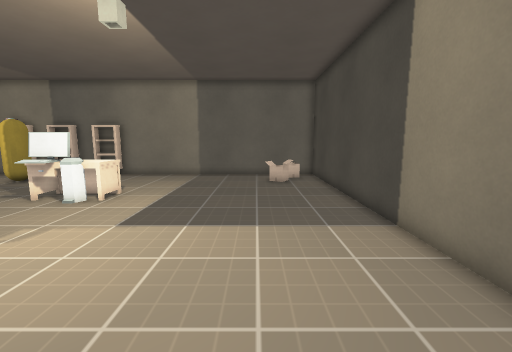
[1] (above)

17 first-person views from a walk through a level from a Godot 3-D game. The camera is 1.2 m above the floor, tilts 8° down and sees 90° across. The floor is counted in squares, 0.5 m on a side. Each view is taken from the middle of a square. On the plan, view 1 faces up. The plan holds only what a view shows up to about 17 squares ahead; the rest is blank. Surface patterns are stand-ins for the level's own textures.

[2]
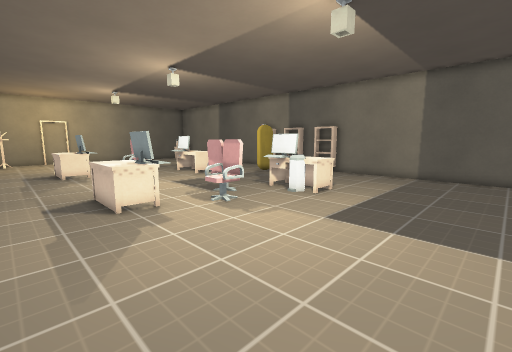

[3]
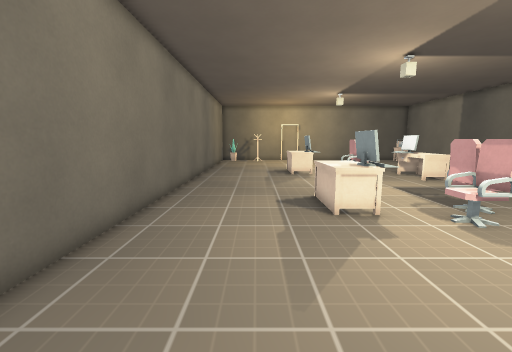

[4]
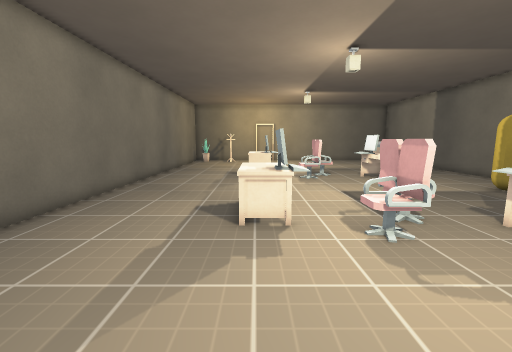

[5]
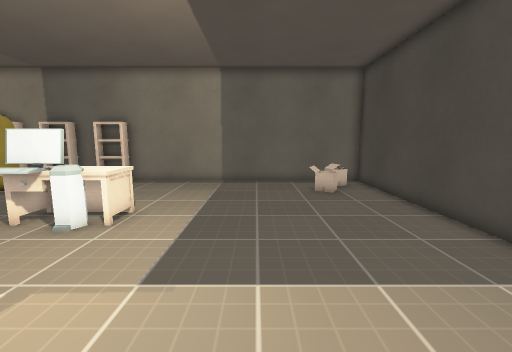

[6]
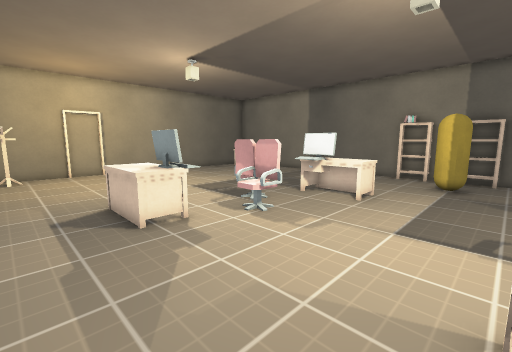

[7]
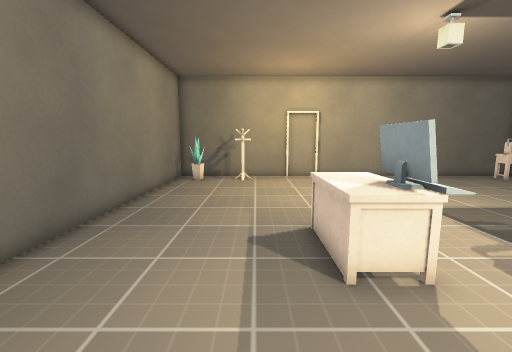

[8]
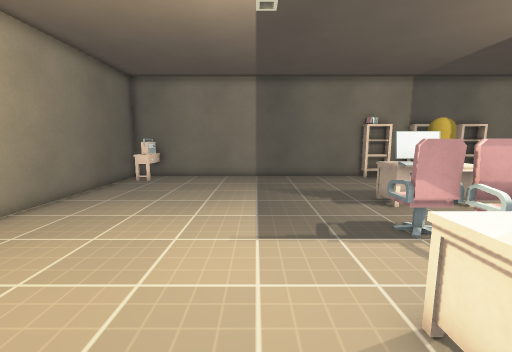

[9]
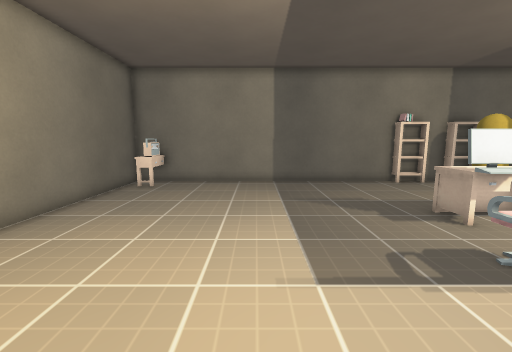

[10]
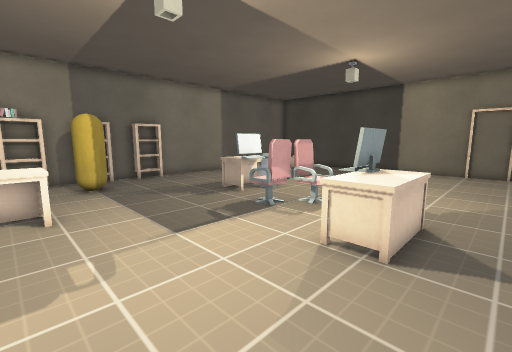

[11]
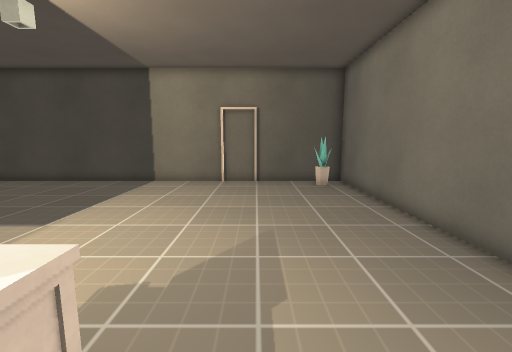

[12]
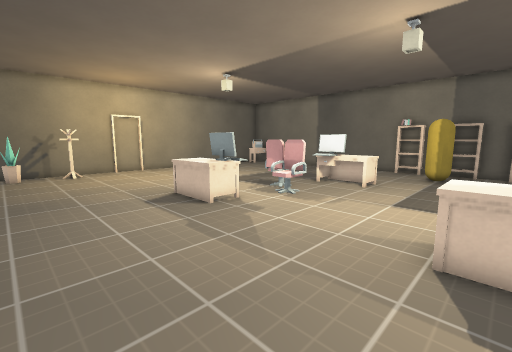

[13]
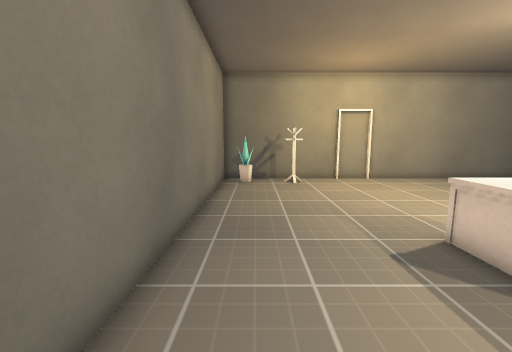

[14]
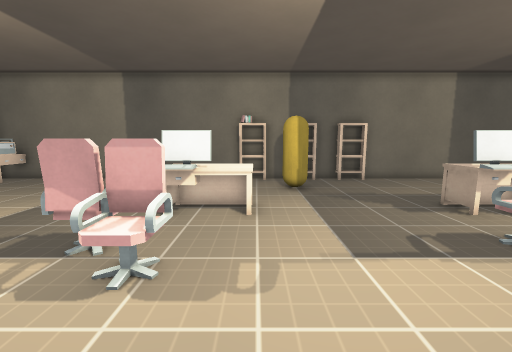

[15]
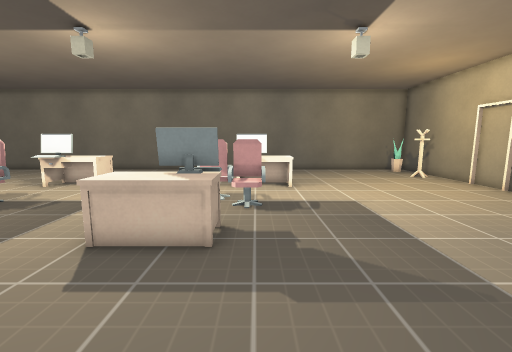

[16]
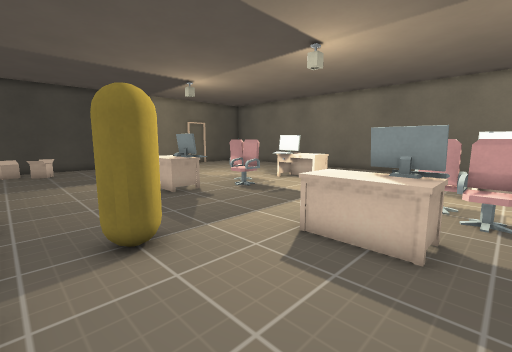

[17]
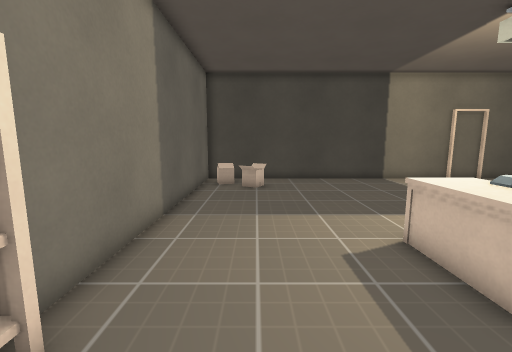

### Floor plan
Points are (right, up) in squares from view 1. A wall is a line through its corners. A room is listed if a view was taken in it or the views show most of it. See-through windows are left out.
Room 1 (views 1, 2, 3, 4, 5, 6, 7, 8, 9, 10, 11, 12, 13, 14, 15, 16, 17)
walls: (-32, -4) (4, -4) (4, 18) (-32, 18) (-32, -4)
ways out: closed door at (-32, 4); closed door at (4, 2)
objects: plant (-31, -3); rack (-31, 0); radio (-31, 16) to (-30, 17); table (-31, 18); desk (-22, 2) to (-19, 4); keyboard (-20, 4) to (-19, 4); chair (-20, 7); chair (-19, 7) to (-18, 7); keyboard (-19, 9) to (-18, 10); desk (-19, 10) to (-16, 12); bookshelf (-17, 17) to (-16, 18); bookshelf (-14, 17) to (-13, 18); desk (-12, 2) to (-9, 4); bookshelf (-11, 17) to (-10, 18); other object (-10, 4) to (-9, 4); chair (-10, 7); chair (-9, 7) to (-8, 7); keyboard (-9, 9) to (-8, 10); desk (-9, 10) to (-6, 12); bin (-8, 10) to (-7, 10); box (1, 16); box (2, 16); plant (3, -3)

Where each view was taken, in squares from view 1:
view 1: 0 up, 0 right, facing up
view 2: 0 up, 0 right, facing up-left
view 3: 0 up, 1 left, facing left
view 4: 3 up, 2 left, facing left
view 5: 3 up, 2 left, facing up
view 6: 0 up, 12 left, facing up-left
view 7: 1 up, 15 left, facing left
view 8: 1 up, 24 left, facing up
view 9: 3 up, 25 left, facing up
view 10: 1 up, 17 left, facing up-right
view 11: 1 up, 11 left, facing right
view 12: 3 down, 11 left, facing up-left
view 13: 2 down, 16 left, facing left
view 14: 2 up, 16 left, facing up
view 15: 17 up, 20 left, facing down
view 16: 17 up, 20 left, facing down-right
view 17: 15 up, 12 left, facing right
